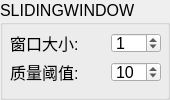
              <widget class="QGroupBox" name="groupBox_trim_slidingwindow">
               <property name="sizePolicy">
                <sizepolicy hsizetype="Fixed" vsizetype="Fixed">
                 <horstretch>0</horstretch>
                 <verstretch>0</verstretch>
                </sizepolicy>
               </property>
               <property name="minimumSize">
                <size>
                 <width>170</width>
                 <height>100</height>
                </size>
               </property>
               <property name="maximumSize">
                <size>
                 <width>180</width>
                 <height>100</height>
                </size>
               </property>
               <property name="font">
                <font>
                 <family>Arial</family>
                 <pointsize>12</pointsize>
                </font>
               </property>
               <property name="title">
                <string>SLIDINGWINDOW</string>
               </property>
               <widget class="QWidget" name="verticalLayoutWidget_9">
                <property name="geometry">
                 <rect>
                  <x>10</x>
                  <y>30</y>
                  <width>151</width>
                  <height>56</height>
                 </rect>
                </property>
                <layout class="QVBoxLayout" name="verticalLayout_8">
                 <item>
                  <layout class="QHBoxLayout" name="horizontalLayout_11">
                   <item>
                    <widget class="QLabel" name="label_9">
                     <property name="maximumSize">
                      <size>
                       <width>100</width>
                       <height>20</height>
                      </size>
                     </property>
                     <property name="text">
                      <string>窗口大小:</string>
                     </property>
                    </widget>
                   </item>
                   <item>
                    <widget class="QSpinBox" name="spinBox_trim_window_size">
                     <property name="sizePolicy">
                      <sizepolicy hsizetype="Fixed" vsizetype="Fixed">
                       <horstretch>0</horstretch>
                       <verstretch>0</verstretch>
                      </sizepolicy>
                     </property>
                     <property name="minimumSize">
                      <size>
                       <width>50</width>
                       <height>20</height>
                      </size>
                     </property>
                     <property name="maximumSize">
                      <size>
                       <width>50</width>
                       <height>20</height>
                      </size>
                     </property>
                     <property name="value">
                      <number>1</number>
                     </property>
                    </widget>
                   </item>
                  </layout>
                 </item>
                 <item>
                  <layout class="QHBoxLayout" name="horizontalLayout_12">
                   <item>
                    <widget class="QLabel" name="label_10">
                     <property name="maximumSize">
                      <size>
                       <width>100</width>
                       <height>20</height>
                      </size>
                     </property>
                     <property name="text">
                      <string>质量阈值: </string>
                     </property>
                    </widget>
                   </item>
                   <item>
                    <widget class="QSpinBox" name="spinBox_trim_window_quality">
                     <property name="sizePolicy">
                      <sizepolicy hsizetype="Fixed" vsizetype="Fixed">
                       <horstretch>0</horstretch>
                       <verstretch>0</verstretch>
                      </sizepolicy>
                     </property>
                     <property name="minimumSize">
                      <size>
                       <width>50</width>
                       <height>20</height>
                      </size>
                     </property>
                     <property name="maximumSize">
                      <size>
                       <width>50</width>
                       <height>20</height>
                      </size>
                     </property>
                     <property name="value">
                      <number>10</number>
                     </property>
                    </widget>
                   </item>
                  </layout>
                 </item>
                </layout>
               </widget>
              </widget>
